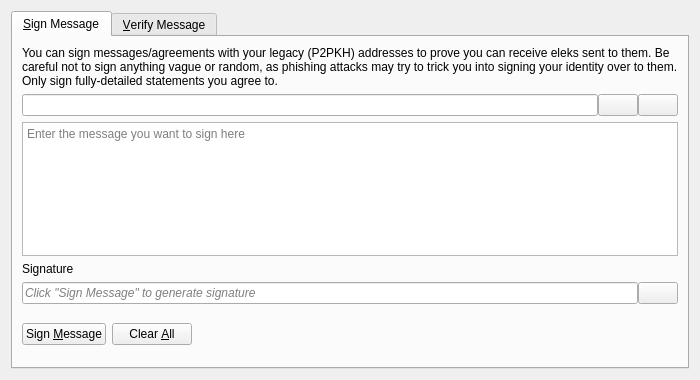
<?xml version="1.0" encoding="UTF-8"?>
<ui version="4.0">
 <class>SignVerifyMessageDialog</class>
 <widget class="QDialog" name="SignVerifyMessageDialog">
  <property name="geometry">
   <rect>
    <x>0</x>
    <y>0</y>
    <width>700</width>
    <height>380</height>
   </rect>
  </property>
  <property name="windowTitle">
   <string>Signatures - Sign / Verify a Message</string>
  </property>
  <property name="modal">
   <bool>true</bool>
  </property>
  <layout class="QVBoxLayout" name="verticalLayout">
   <item>
    <widget class="QTabWidget" name="tabWidget">
     <property name="currentIndex">
      <number>0</number>
     </property>
     <widget class="QWidget" name="tabSignMessage">
      <attribute name="title">
       <string>&amp;Sign Message</string>
      </attribute>
      <layout class="QVBoxLayout" name="verticalLayout_SM">
       <item>
        <widget class="QLabel" name="infoLabel_SM">
         <property name="text">
          <string>You can sign messages/agreements with your legacy (P2PKH) addresses to prove you can receive eleks sent to them. Be careful not to sign anything vague or random, as phishing attacks may try to trick you into signing your identity over to them. Only sign fully-detailed statements you agree to.</string>
         </property>
         <property name="textFormat">
          <enum>Qt::PlainText</enum>
         </property>
         <property name="wordWrap">
          <bool>true</bool>
         </property>
        </widget>
       </item>
       <item>
        <layout class="QHBoxLayout" name="horizontalLayout_1_SM">
         <property name="spacing">
          <number>0</number>
         </property>
         <item>
          <widget class="QValidatedLineEdit" name="addressIn_SM">
           <property name="toolTip">
            <string>The Elektron Net address to sign the message with</string>
           </property>
          </widget>
         </item>
         <item>
          <widget class="QPushButton" name="addressBookButton_SM">
           <property name="toolTip">
            <string>Choose previously used address</string>
           </property>
           <property name="text">
            <string/>
           </property>
           <property name="icon">
            <iconset resource="../bitcoin.qrc">
             <normaloff>:/icons/address-book</normaloff>:/icons/address-book</iconset>
           </property>
           <property name="shortcut">
            <string>Alt+A</string>
           </property>
           <property name="autoDefault">
            <bool>false</bool>
           </property>
          </widget>
         </item>
         <item>
          <widget class="QPushButton" name="pasteButton_SM">
           <property name="toolTip">
            <string>Paste address from clipboard</string>
           </property>
           <property name="text">
            <string/>
           </property>
           <property name="icon">
            <iconset resource="../bitcoin.qrc">
             <normaloff>:/icons/editpaste</normaloff>:/icons/editpaste</iconset>
           </property>
           <property name="shortcut">
            <string>Alt+P</string>
           </property>
           <property name="autoDefault">
            <bool>false</bool>
           </property>
          </widget>
         </item>
        </layout>
       </item>
       <item>
        <widget class="QPlainTextEdit" name="messageIn_SM">
         <property name="toolTip">
          <string>Enter the message you want to sign here</string>
         </property>
         <property name="placeholderText">
          <string>Enter the message you want to sign here</string>
         </property>
        </widget>
       </item>
       <item>
        <widget class="QLabel" name="signatureLabel_SM">
         <property name="text">
          <string>Signature</string>
         </property>
         <property name="textFormat">
          <enum>Qt::PlainText</enum>
         </property>
        </widget>
       </item>
       <item>
        <layout class="QHBoxLayout" name="horizontalLayout_2_SM">
         <property name="spacing">
          <number>0</number>
         </property>
         <item>
          <widget class="QLineEdit" name="signatureOut_SM">
           <property name="placeholderText">
            <string>Click "Sign Message" to generate signature</string>
           </property>
           <property name="font">
            <font>
             <italic>true</italic>
            </font>
           </property>
           <property name="readOnly">
            <bool>true</bool>
           </property>
          </widget>
         </item>
         <item>
          <widget class="QPushButton" name="copySignatureButton_SM">
           <property name="toolTip">
            <string>Copy the current signature to the clipboard</string>
           </property>
           <property name="text">
            <string/>
           </property>
           <property name="icon">
            <iconset resource="../bitcoin.qrc">
             <normaloff>:/icons/editcopy</normaloff>:/icons/editcopy</iconset>
           </property>
           <property name="autoDefault">
            <bool>false</bool>
           </property>
          </widget>
         </item>
        </layout>
       </item>
       <item>
        <layout class="QHBoxLayout" name="horizontalLayout_3_SM">
         <item>
          <widget class="QPushButton" name="signMessageButton_SM">
           <property name="toolTip">
            <string>Sign the message to prove you own this Elektron Net address</string>
           </property>
           <property name="text">
            <string>Sign &amp;Message</string>
           </property>
           <property name="icon">
            <iconset resource="../bitcoin.qrc">
             <normaloff>:/icons/edit</normaloff>:/icons/edit</iconset>
           </property>
           <property name="autoDefault">
            <bool>false</bool>
           </property>
          </widget>
         </item>
         <item>
          <widget class="QPushButton" name="clearButton_SM">
           <property name="toolTip">
            <string>Reset all sign message fields</string>
           </property>
           <property name="text">
            <string>Clear &amp;All</string>
           </property>
           <property name="icon">
            <iconset resource="../bitcoin.qrc">
             <normaloff>:/icons/remove</normaloff>:/icons/remove</iconset>
           </property>
           <property name="autoDefault">
            <bool>false</bool>
           </property>
          </widget>
         </item>
         <item>
          <spacer name="horizontalSpacer_1_SM">
           <property name="orientation">
            <enum>Qt::Horizontal</enum>
           </property>
           <property name="sizeHint" stdset="0">
            <size>
             <width>40</width>
             <height>48</height>
            </size>
           </property>
          </spacer>
         </item>
         <item>
          <widget class="QLabel" name="statusLabel_SM">
           <property name="font">
            <font>
             <weight>75</weight>
             <bold>true</bold>
            </font>
           </property>
           <property name="text">
            <string/>
           </property>
           <property name="wordWrap">
            <bool>true</bool>
           </property>
          </widget>
         </item>
         <item>
          <spacer name="horizontalSpacer_2_SM">
           <property name="orientation">
            <enum>Qt::Horizontal</enum>
           </property>
           <property name="sizeHint" stdset="0">
            <size>
             <width>40</width>
             <height>48</height>
            </size>
           </property>
          </spacer>
         </item>
        </layout>
       </item>
      </layout>
     </widget>
     <widget class="QWidget" name="tabVerifyMessage">
      <attribute name="title">
       <string>&amp;Verify Message</string>
      </attribute>
      <layout class="QVBoxLayout" name="verticalLayout_VM">
       <item>
        <widget class="QLabel" name="infoLabel_VM">
         <property name="text">
          <string>Enter the receiver's address, message (ensure you copy line breaks, spaces, tabs, etc. exactly) and signature below to verify the message. Be careful not to read more into the signature than what is in the signed message itself, to avoid being tricked by a man-in-the-middle attack. Note that this only proves the signing party receives with the address, it cannot prove sendership of any transaction!</string>
         </property>
         <property name="textFormat">
          <enum>Qt::PlainText</enum>
         </property>
         <property name="alignment">
          <set>Qt::AlignLeading|Qt::AlignLeft|Qt::AlignTop</set>
         </property>
         <property name="wordWrap">
          <bool>true</bool>
         </property>
        </widget>
       </item>
       <item>
        <layout class="QHBoxLayout" name="horizontalLayout_1_VM">
         <property name="spacing">
          <number>0</number>
         </property>
         <item>
          <widget class="QValidatedLineEdit" name="addressIn_VM">
           <property name="toolTip">
            <string>The Elektron Net address the message was signed with</string>
           </property>
          </widget>
         </item>
         <item>
          <widget class="QPushButton" name="addressBookButton_VM">
           <property name="toolTip">
            <string>Choose previously used address</string>
           </property>
           <property name="text">
            <string/>
           </property>
           <property name="icon">
            <iconset resource="../bitcoin.qrc">
             <normaloff>:/icons/address-book</normaloff>:/icons/address-book</iconset>
           </property>
           <property name="shortcut">
            <string>Alt+A</string>
           </property>
           <property name="autoDefault">
            <bool>false</bool>
           </property>
          </widget>
         </item>
        </layout>
       </item>
       <item>
        <widget class="QPlainTextEdit" name="messageIn_VM">
          <property name="toolTip">
            <string>The signed message to verify</string>
          </property>
          <property name="placeholderText">
            <string>The signed message to verify</string>
          </property>
        </widget>
       </item>
       <item>
        <widget class="QValidatedLineEdit" name="signatureIn_VM">
          <property name="toolTip">
            <string>The signature given when the message was signed</string>
          </property>
          <property name="placeholderText">
            <string>The signature given when the message was signed</string>
          </property>
        </widget>
       </item>
       <item>
        <layout class="QHBoxLayout" name="horizontalLayout_2_VM">
         <item>
          <widget class="QPushButton" name="verifyMessageButton_VM">
           <property name="toolTip">
            <string>Verify the message to ensure it was signed with the specified Elektron Net address</string>
           </property>
           <property name="text">
            <string>Verify &amp;Message</string>
           </property>
           <property name="icon">
            <iconset resource="../bitcoin.qrc">
             <normaloff>:/icons/transaction_0</normaloff>:/icons/transaction_0</iconset>
           </property>
           <property name="autoDefault">
            <bool>false</bool>
           </property>
          </widget>
         </item>
         <item>
          <widget class="QPushButton" name="clearButton_VM">
           <property name="toolTip">
            <string>Reset all verify message fields</string>
           </property>
           <property name="text">
            <string>Clear &amp;All</string>
           </property>
           <property name="icon">
            <iconset resource="../bitcoin.qrc">
             <normaloff>:/icons/remove</normaloff>:/icons/remove</iconset>
           </property>
           <property name="autoDefault">
            <bool>false</bool>
           </property>
          </widget>
         </item>
         <item>
          <spacer name="horizontalSpacer_1_VM">
           <property name="orientation">
            <enum>Qt::Horizontal</enum>
           </property>
           <property name="sizeHint" stdset="0">
            <size>
             <width>40</width>
             <height>48</height>
            </size>
           </property>
          </spacer>
         </item>
         <item>
          <widget class="QLabel" name="statusLabel_VM">
           <property name="font">
            <font>
             <weight>75</weight>
             <bold>true</bold>
            </font>
           </property>
           <property name="text">
            <string/>
           </property>
           <property name="wordWrap">
            <bool>true</bool>
           </property>
          </widget>
         </item>
         <item>
          <spacer name="horizontalSpacer_2_VM">
           <property name="orientation">
            <enum>Qt::Horizontal</enum>
           </property>
           <property name="sizeHint" stdset="0">
            <size>
             <width>40</width>
             <height>48</height>
            </size>
           </property>
          </spacer>
         </item>
        </layout>
       </item>
      </layout>
     </widget>
    </widget>
   </item>
  </layout>
 </widget>
 <customwidgets>
  <customwidget>
   <class>QValidatedLineEdit</class>
   <extends>QLineEdit</extends>
   <header>qt/qvalidatedlineedit.h</header>
  </customwidget>
 </customwidgets>
 <resources>
  <include location="../bitcoin.qrc"/>
 </resources>
 <connections/>
</ui>
